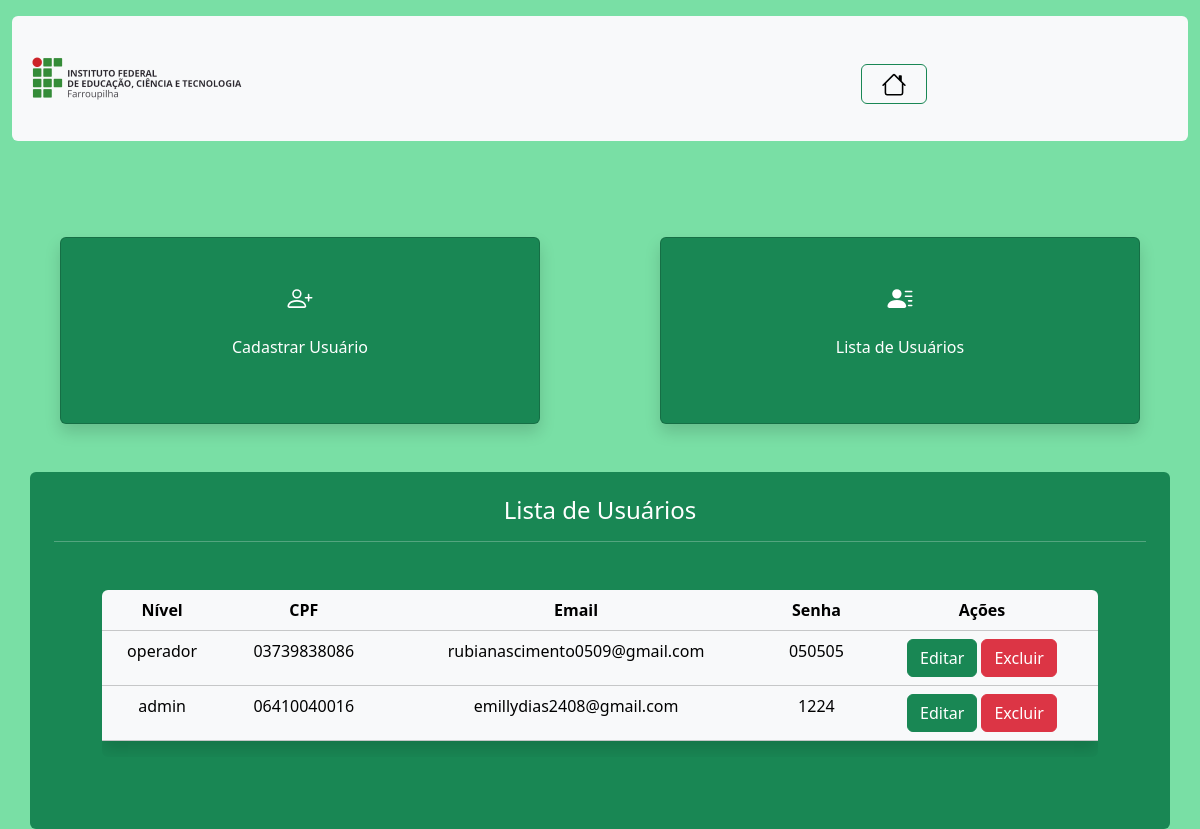
Page /Usuario/index_usuario.php?page=listar (signed in) on the committed database.
### tables this page shows
CREATE TABLE IF NOT EXISTS `usuario` (
  `nivel` varchar(30) NOT NULL,
  `CPF` char(14) NOT NULL,
  `email` varchar(100) NOT NULL,
  `senha` varchar(8) NOT NULL,
  PRIMARY KEY (`CPF`)
);

### Usuario/listar_usuario.php (the view, shortened to what this page needs)
<div class="container-sm rounded p-4 text-bg-success text-center">
    <h4>Lista de Usuários</h4>
    <hr>
    <?php
        $sql = "SELECT * FROM usuario";
        $result = $connect->query($sql);
        $qtLinhas = $result->num_rows;
        if($qtLinhas > 0){
            print "<div class='rounded table-responsive text-center m-5'>";
            print "<table class='table table-light table-hover shadow'>";
            print "<tr>";
            print "<th> Nível </td>";
            print "<th> CPF </td>";
            print "<th> Email </th>";
            print "<th> Senha </th>";
            print "<th> Ações </th>";
            print "</tr>";
            while($row = $result->fetch_object()){
                print "<tr>";
                print "<td>" . $row->nivel . "</td>";
                print "<td>" . $row->CPF . "</td>";
                print "<td>" . $row->email . "</td>";
                print "<td>" . $row->senha . "</td>";
                print "<td>
                        <button onclick=\"location.href='?page=editar&CPF=".$row->CPF. "';\" class='btn btn-success'>Editar</button>
                        <button onclick=\"if(confirm('Tem Certeza de que Deseja Excluir este Usuário?'))
                        {location.href='?page=salvar&acao=excluir&CPF=".$row->CPF. "';}
                        else{false;}\" class='btn btn-danger'>Excluir</button>
                        </td>";
                print "</tr>";
            }
            print "</table>";
            print "</div>";
        } else {
            print "<p class='alert alert-danger'>Não Foram Encontrados Resultados!</p>";
        }
    ?>
</div>

### rows in the picture
usuario: nivel "operador", CPF "03739838086", email "rubianascimento0509@gmail.com", senha "050505"
usuario: nivel "admin", CPF "06410040016", email "emillydias2408@gmail.com", senha "1224"
